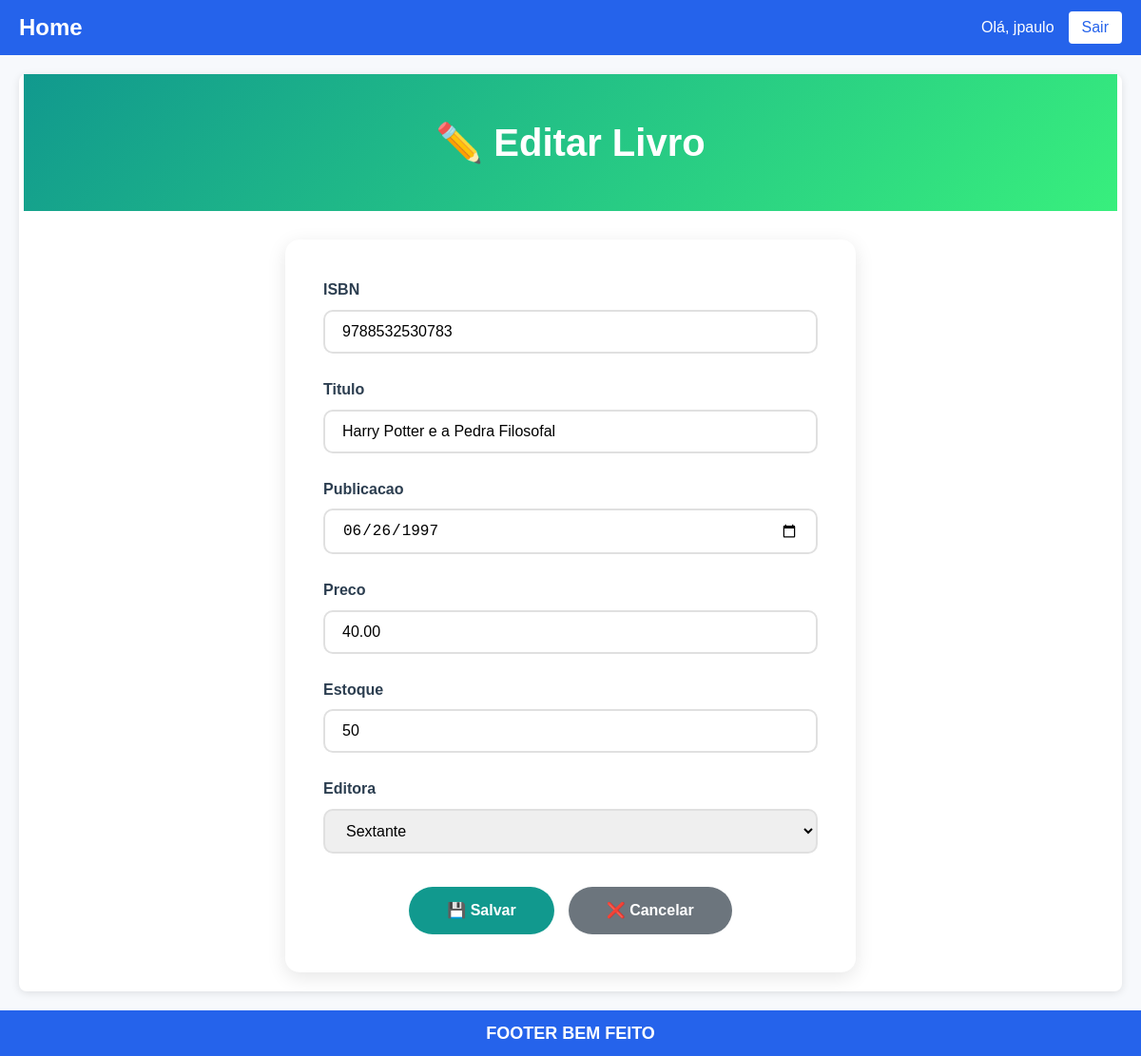
The page /blog/livros/1/edit/ (signed in) on the database its author committed.
### blog/models.py (models this page shows, shortened)
class Livro(models.Model):
    id = models.AutoField(primary_key=True)
    ISBN = models.CharField(max_length=13, unique=True)
    titulo = models.CharField(max_length=200)
    publicacao = models.DateField()
    preco = models.DecimalField(max_digits=6, decimal_places=2)
    estoque = models.IntegerField()
    editora = models.ForeignKey(Editora, on_delete=models.CASCADE)
    class Meta:
        verbose_name = "Livro"
        verbose_name_plural = "Livros"

### blog/views.py (the view)
# urls.py: path("livros/<int:id>/edit/", views.HelloViews.livro_edit, name="livro_edit"),
    @login_required
    def livro_edit(request, id):
        from .models import Livro
        livro = get_object_or_404(Livro, pk=id)
        if request.method == 'POST':
            form = LivroForm(request.POST, instance=livro)
            if form.is_valid():
                form.save()
                return redirect('blog:list_livros')
        else:
            form = LivroForm(instance=livro)
        return render(request, 'blog/livro_form.html', {'form': form, 'livro': livro})

### blog/forms.py
class LivroForm(forms.ModelForm):
    class Meta:
        model = Livro
        fields = ['ISBN', 'titulo', 'publicacao', 'preco', 'estoque', 'editora']
        widgets = {
            'ISBN': forms.TextInput(attrs={
                'class': 'form-control',
                'placeholder': 'ISBN (13 caracteres)'
            }),
            'titulo': forms.TextInput(attrs={
                'class': 'form-control',
                'placeholder': 'Título do livro'
            }),
            'publicacao': forms.DateInput(attrs={
                'type': 'date',
                'class': 'form-control'
            }),
            'preco': forms.NumberInput(attrs={
                'class': 'form-control',
                'step': '0.01',
            }),
            'estoque': forms.NumberInput(attrs={
                'class': 'form-control',
                'min': '0'
            }),
            'editora': forms.Select(attrs={'class': 'form-control'}),
        }

### blog/models.py (called while the page is built)
    def __str__(self):
        return self.nome

### blog/templates/blog/livro_form.html (shortened to what this page needs)
{% extends 'global/base.html' %}
{% block content %}
<div class="form-page-header"><div class="container"><h1>{% if livro %}✏️ Editar Livro{% else %}➕ Novo Livro{% endif %}</h1></div></div>
<div class="container">
    <div class="form-container">
        <form method="post">
            {% for field in form %}
                <div class="form-group">
                    <label for="{{ field.id_for_label }}">{{ field.label }}</label>
                    {{ field }}
                </div>
            {% endfor %}
            <div class="form-actions">
                <button type="submit" class="btn-form btn-save">💾 Salvar</button>
                <a href="{% url 'blog:list_livros' %}" class="btn-form btn-cancel">❌ Cancelar</a>
            </div>
        </form>
    </div>
</div>
{% endblock %}

### templates/global/base.html (shortened to what this page needs)
<!DOCTYPE html>
<html lang="pt-br">
<head>
</head>
<body>
    <header>
        <div class="container">
            <div class="logo">
                <a href="{% url 'blog:home' %}">Home</a>
            </div>
            <div class="user-info">
                {% if request.user.is_authenticated %}
                    <span>Olá, {{ request.user.username }}</span>
                    <form method="post" action="{% url 'blog:logout' %}">
                        <button type="submit" >Sair</button>
                    </form>
                {% else %}
                    <a href="{% url 'blog:signin' %}">Entrar</a> |
                    <a href="{% url 'blog:signup' %}">Registrar</a>
                {% endif %}
            </div>
        </div>
    </header>
    <main>
        {% block content %}{% endblock %}
    </main>
    <footer>
        <h3>FOOTER BEM FEITO</h3>
    </footer>
</body>
</html>

### templates/global/base.html (style rules this page uses)
* { margin: 0; padding: 0; box-sizing: border-box; }
body { font-family: 'Arial', sans-serif; line-height: 1.6; background-color: #f7f9fc; color: #333; }
header { background-color: #2563eb; padding: 10px 0; color: white; }
header .container { max-width: 1200px; margin: 0 auto; display: flex; justify-content: space-between; align-items: center; padding: 0 20px; }
header .logo a { font-size: 24px; font-weight: bold; text-decoration: none; color: white; }
header .user-info { display: flex; align-items: center; }
header .user-info span { margin-right: 15px; font-size: 16px; }
header form button { background-color: white; border: 2px solid white; color: #2563eb; font-size: 16px; cursor: pointer; padding: 6px 12px; border-radius: 4px; transition: all 0.3s ease; }
footer { background-color: #2563eb; color: white; text-align: center; padding: 10px; margin-top: 20px; }
main { padding: 20px; background-color: white; margin: 20px; border-radius: 8px; box-shadow: 0 2px 8px rgba(0, 0, 0, 0.1); }
h3 { font-size: 18px; }

### blog/templates/blog/livro_form.html (style rules this page uses)
.form-page-header { background: linear-gradient(135deg, #11998e 0%, #38ef7d 100%); color: white; padding: 40px 0; margin: -20px -15px 30px -15px; text-align: center; }
.form-page-header h1 { font-size: 2.5rem; font-weight: 700; margin: 0; }
.form-container { max-width: 600px; margin: 0 auto; background: white; border-radius: 15px; box-shadow: 0 5px 20px rgba(0,0,0,0.1); padding: 40px; }
.form-group { margin-bottom: 25px; }
.form-group label { display: block; font-weight: 600; color: #2c3e50; margin-bottom: 8px; font-size: 1rem; }
.form-group input, .form-group select, .form-group textarea { width: 100%; padding: 12px 18px; border: 2px solid #e0e0e0; border-radius: 10px; font-size: 1rem; transition: all 0.3s ease; }
.form-actions { display: flex; gap: 15px; justify-content: center; margin-top: 35px; }
.btn-form { padding: 12px 40px; border-radius: 25px; font-weight: 600; text-decoration: none; transition: all 0.3s ease; border: none; cursor: pointer; font-size: 1rem; }
.btn-save { background: #11998e; color: white; }
.btn-cancel { background: #6c757d; color: white; display: inline-block; }

### rows shown on the page
Livro: form "9788532530783" "Harry Potter e a Pedra Filosofal" "06/26/1997" "40.00" "50" "Sextante"

### other values the page prints
{{ request.user.username }} "jpaulo"
{{ field.label }} "ISBN" "Titulo" "Publicacao" "Preco" "Estoque" "Editora"
